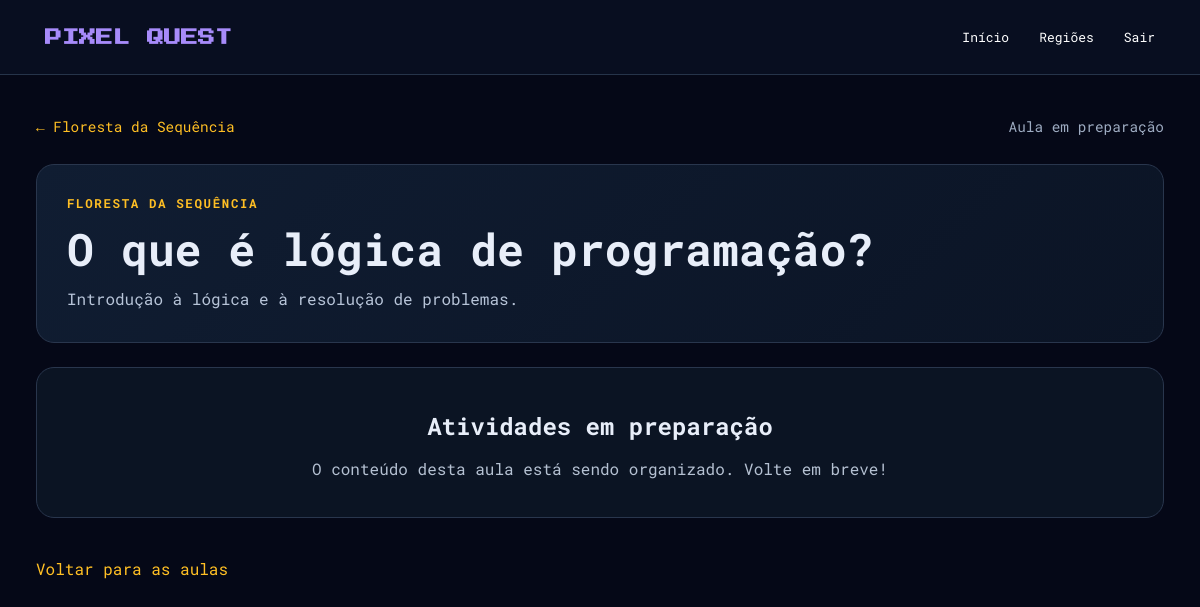
The page /aula.php?id=1 (signed in) on the database its author committed.
### tables this page shows
CREATE TABLE `aulas` (
  `id` int(10) UNSIGNED NOT NULL,
  `regiao_id` int(10) UNSIGNED NOT NULL,
  `titulo` varchar(150) NOT NULL,
  `resumo` text DEFAULT NULL,
  `conteudo` longtext DEFAULT NULL,
  `ordem` tinyint(3) UNSIGNED NOT NULL,
  `publicada` tinyint(1) DEFAULT 1,
  `criado_em` timestamp NOT NULL DEFAULT current_timestamp()
);

CREATE TABLE `regioes` (
  `id` int(10) UNSIGNED NOT NULL,
  `nome` varchar(100) NOT NULL,
  `descricao` text DEFAULT NULL,
  `ordem` tinyint(3) UNSIGNED NOT NULL,
  `imagem` varchar(255) DEFAULT NULL,
  `ativa` tinyint(1) DEFAULT 1
);

### aula.php (the view, shortened to what this page needs)
<?php
require_once __DIR__ . "/conexao.php";
$uid = (int)$_SESSION["usuario_id"];
$id = filter_input(INPUT_GET, "id", FILTER_VALIDATE_INT);
$st = $conexao->prepare("SELECT a.*,r.nome AS nome_regiao FROM aulas a INNER JOIN regioes r ON r.id=a.regiao_id WHERE a.id=? AND a.publicada=1");
$st->execute([$id]);
$aula = $st->fetch();
$st = $conexao->prepare("SELECT q.id,q.enunciado,q.alternativa_a,q.alternativa_b,q.alternativa_c,q.alternativa_d,(pq.questao_id IS NOT NULL) AS concluida FROM questoes q LEFT JOIN progresso_questoes pq ON pq.questao_id=q.id AND pq.usuario_id=? WHERE q.aula_id=? AND q.ativa=1 ORDER BY q.ordem");
$st->execute([$uid, $id]);
$questoes = $st->fetchAll();
$st = $conexao->prepare("SELECT e.*,(p.concluido=1) AS concluido FROM exercicios e LEFT JOIN progresso p ON p.exercicio_id=e.id AND p.usuario_id=? WHERE e.aula_id=? AND e.ativo=1 ORDER BY e.ordem");
$st->execute([$uid, $id]);
$exercicios = $st->fetchAll();
$unidades = count($questoes) + count($exercicios);
$feitas = count(array_filter($questoes, fn($q) => (int)$q["concluida"] === 1)) + count(array_filter($exercicios, fn($e) => (int)$e["concluido"] === 1));
?>
<!DOCTYPE html>
<html lang="pt-br">
<head>
    <link rel="stylesheet" href="css/style.css">
    <link rel="stylesheet" href="css/aula.css">
</head>
<body class="pagina-dashboard">
    <header class="cabecalho-dashboard">
        <h2>PIXEL QUEST</h2>
        <nav><a href="dashboard.php">Início</a><a href="regioes.php">Regiões</a><a href="logout.php">Sair</a></nav>
    </header>
    <main class="pq-aula">
        <div class="pq-caminho"><a href="aulas.php?id=<?= (int)$aula["regiao_id"] ?>">← <?= htmlspecialchars($aula["nome_regiao"], ENT_QUOTES, "UTF-8") ?></a><span><?= $unidades ? "$feitas de $unidades atividades concluídas" : "Aula em preparação" ?></span></div>
        <header class="pq-aula-cabecalho">
            <p><?= htmlspecialchars($aula["nome_regiao"], ENT_QUOTES, "UTF-8") ?></p>
            <h1><?= htmlspecialchars($aula["titulo"], ENT_QUOTES, "UTF-8") ?></h1><?php if (trim((string)$aula["resumo"]) !== ""): ?><p><?= htmlspecialchars($aula["resumo"], ENT_QUOTES, "UTF-8") ?></p><?php endif; ?>
        </header>
        <?php if (!$questoes && !$exercicios): ?><section class="pq-bloco pq-vazio">
                <h2>Atividades em preparação</h2>
                <p>O conteúdo desta aula está sendo organizado. Volte em breve!</p>
            </section><?php endif; ?>
        <a class="pq-voltar" href="aulas.php?id=<?= (int)$aula["regiao_id"] ?>">Voltar para as aulas</a>
    </main>
</body>
</html>

### css/style.css (style rules this page uses)
* { margin: 0; padding: 0; box-sizing: border-box; }
body { background-color: #050817; color: #ffffff; font-family: 'Roboto Mono', monospace; overflow-x: hidden; overflow-y: auto; }
a { text-decoration: none; }
.pagina-dashboard { background: #050817; color: white; font-family: 'Roboto Mono', monospace; margin: 0; }
.cabecalho-dashboard { height: 75px; padding: 0 45px; border-bottom: 1px solid #26344a; display: flex; align-items: center; justify-content: space-between; }
.cabecalho-dashboard h2 { color: #a78bfa; font-family: 'Press Start 2P', cursive; font-size: 17px; }
.cabecalho-dashboard nav { display: flex; gap: 30px; }
.cabecalho-dashboard nav a { color: white; text-decoration: none; font-size: 13px; }
.cabecalho-dashboard { background-color: #080e20; position: relative; z-index: 2; }
.cabecalho-dashboard h2 { margin: 0; }

### css/aula.css (style rules this page uses)
body.pagina-dashboard { min-height: 100vh }
.pq-aula { width: min(1180px, 94%); margin: 42px auto 80px; color: #e8eef9 }
.pq-caminho { display: flex; justify-content: space-between; gap: 18px; align-items: center; margin-bottom: 28px; color: #9eacc2; font-size: .9rem }
.pq-caminho a, .pq-voltar { color: #ffbf24; text-decoration: none }
.pq-aula-cabecalho { padding: 30px; border: 1px solid #29364d; border-radius: 18px; background: linear-gradient(135deg, #101d32, #0b1425); margin-bottom: 24px }
.pq-aula-cabecalho>p:first-child, .pq-etiqueta { color: #ffbf24; text-transform: uppercase; letter-spacing: .13em; font-size: .78rem; font-weight: 800 }
.pq-aula-cabecalho h1 { font-size: clamp(1.8rem, 4vw, 2.8rem); margin: 8px 0 }
.pq-aula-cabecalho p:last-child { color: #b7c4d8; line-height: 1.65 }
.pq-bloco { padding: 26px; margin: 22px 0; border: 1px solid #29364d; border-radius: 18px; background: #0b1423 }
.pq-bloco h2 { margin: 4px 0 16px }
.pq-vazio { text-align: center; padding: 38px }
.pq-vazio p { color: #b5c1d2 }
.pq-voltar { display: inline-block; margin-top: 18px }

### rows shown on the page
aulas: regiao.nome "Floresta da Sequência", regiao.nome "FLORESTA DA SEQUÊNCIA", titulo "O que é lógica de programação?", resumo "Introdução à lógica e à resolução de problemas."
